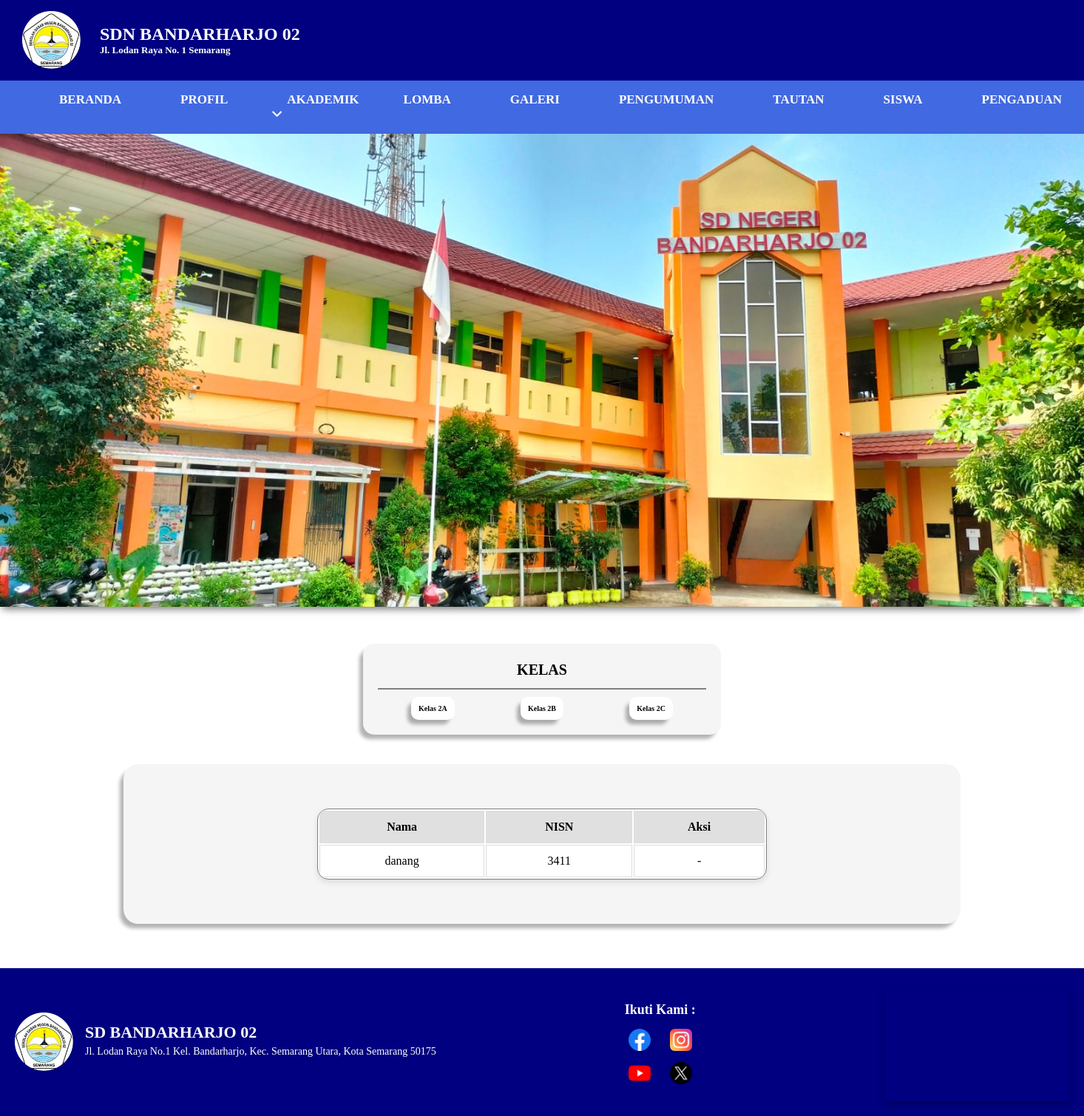
Before: /menu/siswa/kelas/kelas2.php with the older database file.
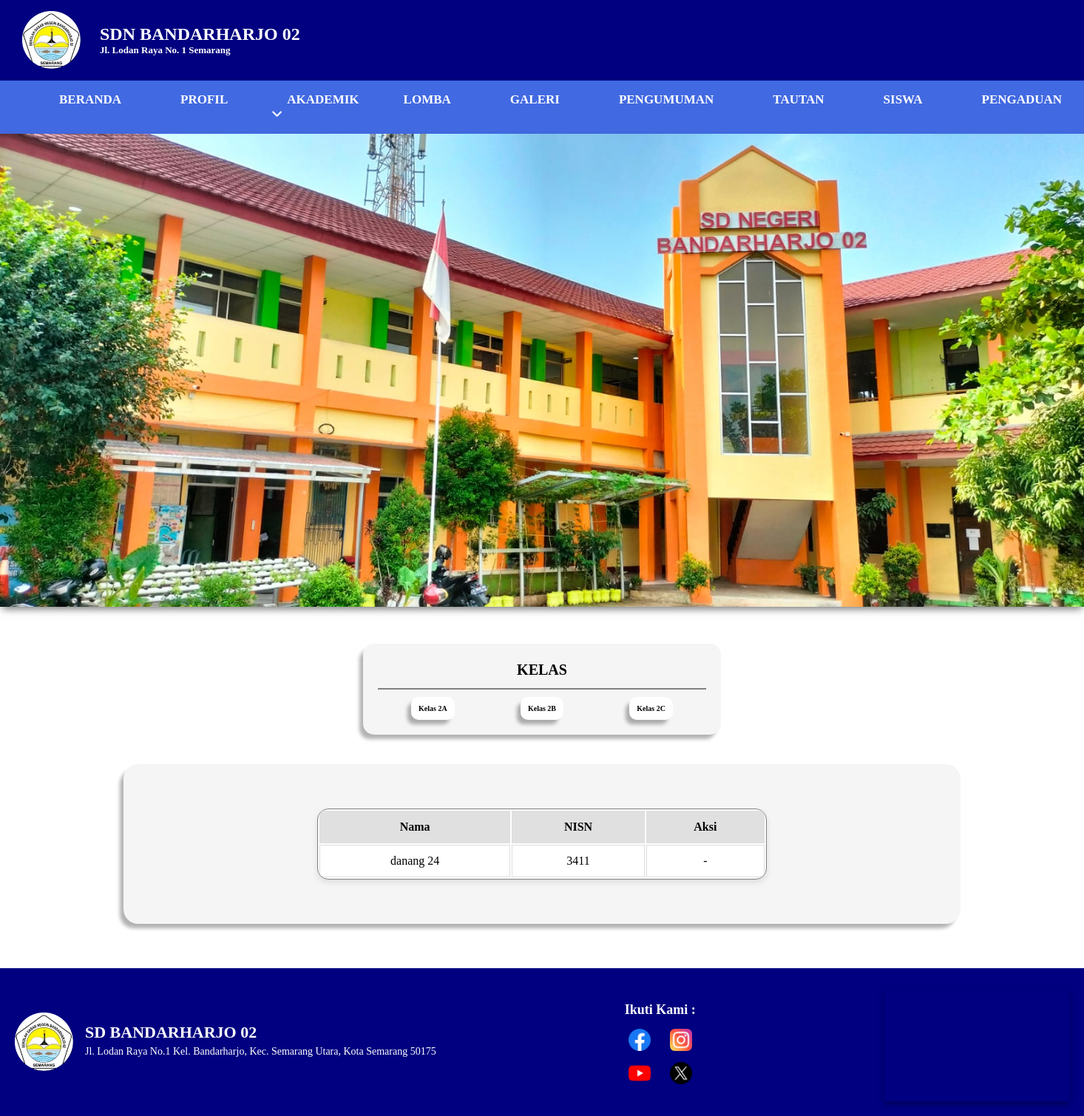
After: the same page with the newer database file.
### tables this page shows
CREATE TABLE `siswa2` (
  `id` int(11) NOT NULL,
  `nama` varchar(255) NOT NULL,
  `nisn` int(255) NOT NULL,
  `kategori` varchar(11) NOT NULL
);

### menu/siswa/kelas/kelas2.php (the view, shortened to what this page needs)
<?php
include('/bandarharjo/partials/header.php');
include('/bandarharjo/koneksi.php');
$kelas = isset($_GET['kelas']) ? $_GET['kelas'] : '2A';
$kategori = '';
if ($kelas == '2A') {
    $kategori = 'A';
} elseif ($kelas == '2B') {
    $kategori = 'B';
} elseif ($kelas == '2C') {
    $kategori = 'C';
}
$query = "SELECT * FROM siswa2 WHERE kategori='$kategori'";
$result = $conn->query($query);
?>
<link rel="stylesheet" href="/css/kelas.css">
<body>
    <div class="container">
        <div class="navbar-item">
            <div class="navigation">
                <div class="title">
                    <h1>KELAS</h1>
                </div>
                <div class="nav-underline"></div>
                <div class="selection">
                    <div class="option" onclick="window.location.href='?kelas=2A'">
                        <p>Kelas 2A</p>
                    </div>
                    <div class="option" onclick="window.location.href='?kelas=2B'">
                        <p>Kelas 2B</p>
                    </div>
                    <div class="option" onclick="window.location.href='?kelas=2C'">
                        <p>Kelas 2C</p>
                    </div>
                </div>
            </div>
        </div>
        <div class="table-container">
            <table>
                <thead>
                    <tr>
                        <th>Nama</th>
                        <th>NISN</th>
                        <th>Aksi</th>
                    </tr>
                </thead>
                <tbody>
                    <?php
                    if ($result->num_rows > 0) {
                        while ($siswa = $result->fetch_assoc()) {
                            echo "<tr>
                            <td>" . htmlspecialchars($siswa['nama']) . "</td>
                            <td>" . htmlspecialchars($siswa['nisn']) . "</td>
                            <td>";
                            if (isset($_SESSION['role']) && $_SESSION['role'] === 'admin') {
                                echo "
                                <div class='aksi-buttons'>
                                    <button type='button' class='btn-edit' onclick=\"showEditForm('" . addslashes($siswa['nama']) . "', '" . $siswa['nisn'] . "')\">Edit</button>
                                    <form method='POST' style='display:inline;'>
                                        <input type='hidden' name='hapus_nisn' value='" . htmlspecialchars($siswa['nisn']) . "'>
                                        <button type='submit' class='btn-hapus'>Hapus</button>
                                    </form>
                                </div>";
                            } else {
                                echo "-";
                            }
                            echo "</td></tr>";
                        }
                    } else {
                        echo "<tr><td colspan='3'>Tidak ada data</td></tr>";
                    }
                    ?>
                </tbody>
            </table>
        </div>
    </div>
    <?php include '/bandarharjo/partials/footer.php'; ?>
</body>

Changed rows visible on the page:
changed siswa2: nama "danang" → "danang 24"
